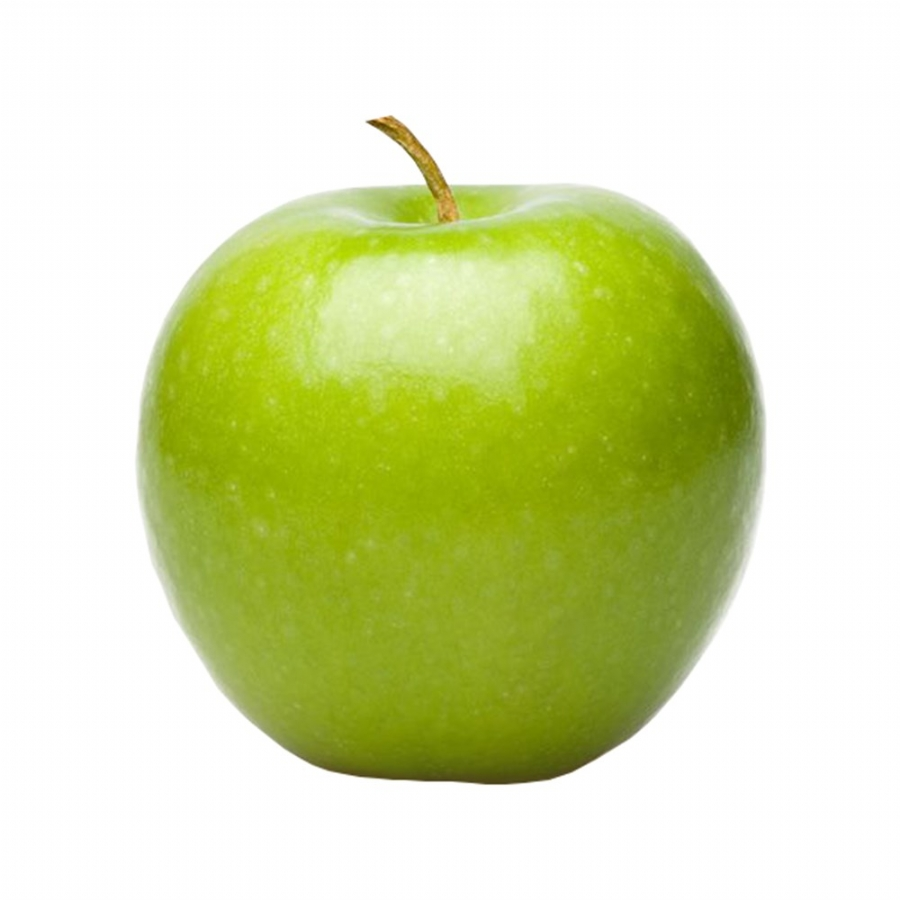
#> input picture Learn PYTHON_Python OGREN/11_Yapay Zeka Artificial Intelligence/opencv_projects/images/yesil_elma_1.jpg, 900 x 900 px
$ python 'opencv_53 Tresholding adaptive, gaussian.py'
#> lines starting #> are read from the running program, lines starting #| are printed output that depends on the picture; after the words box and inside, x2 and y2 are one past the last pixel; in counts of white or black regions, pixels touching at a corner belong together
# adaptiveThreshold
import cv2

r1 = cv2.imread("images/yesil_elma_1.jpg", 0)
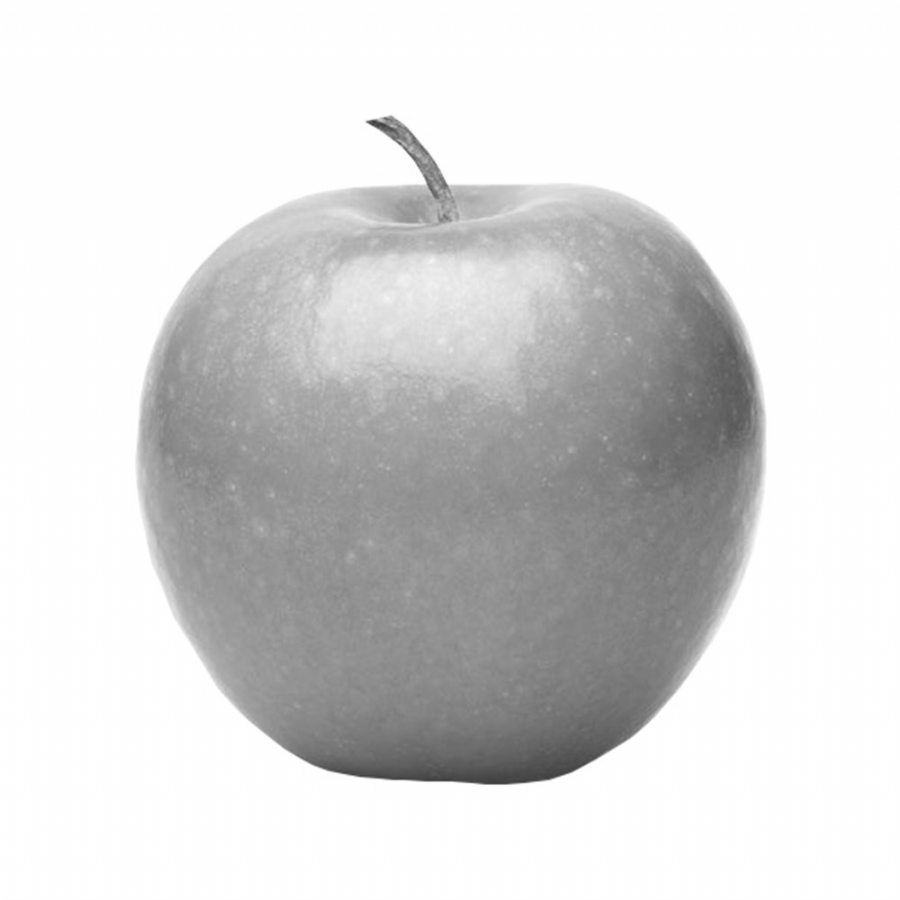
#> r1: shape (900, 900); min 58, max 255, mean 216.3

a, c1 = cv2.threshold(r1, 190, 255, cv2.THRESH_BINARY)
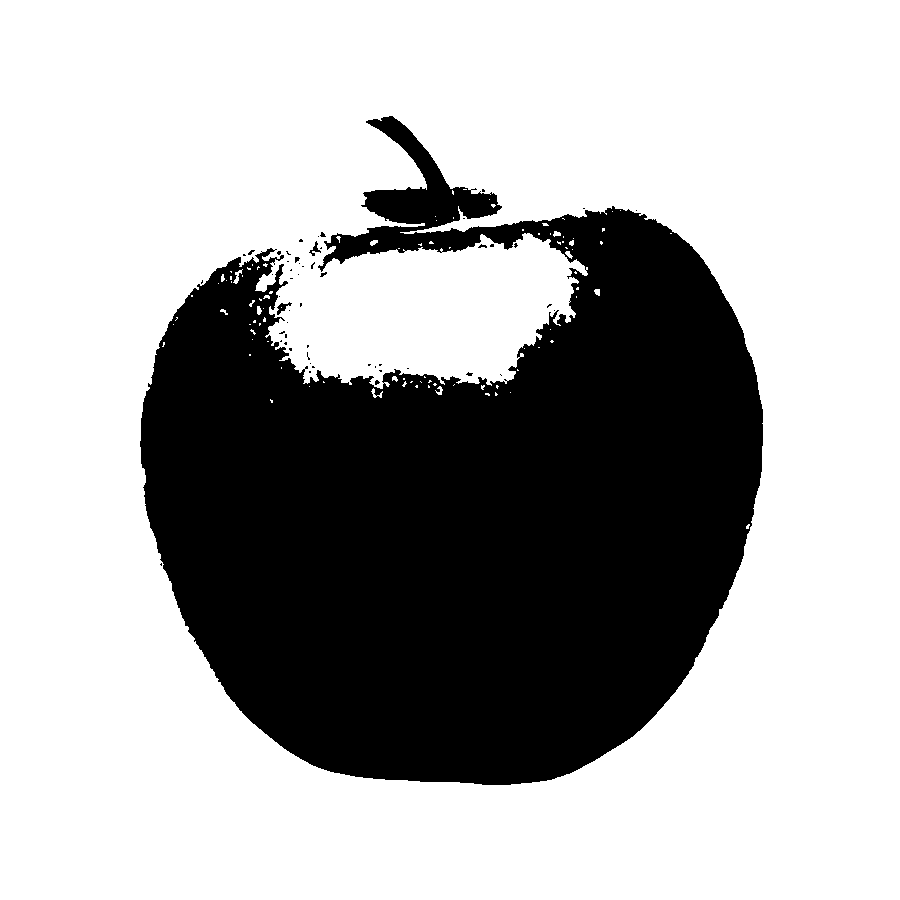
#> c1: shape (900, 900); 67.9% white; 54 black regions (49 under 20 px), largest, box (x1, y1, x2, y2) and area: (140, 116, 763, 785) 259713, (277, 302, 292, 315) 79, (309, 241, 321, 256) 60, (478, 244, 487, 248) 20, (295, 257, 300, 263) 20
a, c2 = cv2.threshold(r1, 190, 255, cv2.THRESH_BINARY_INV)
a, c3 = cv2.threshold(r1, 190, 255, cv2.THRESH_TOZERO)
a, c4 = cv2.threshold(r1, 190, 255, cv2.THRESH_TOZERO_INV)
c5 = cv2.adaptiveThreshold(r1, 190, cv2.ADAPTIVE_THRESH_MEAN_C, cv2.THRESH_BINARY, 11, 3)
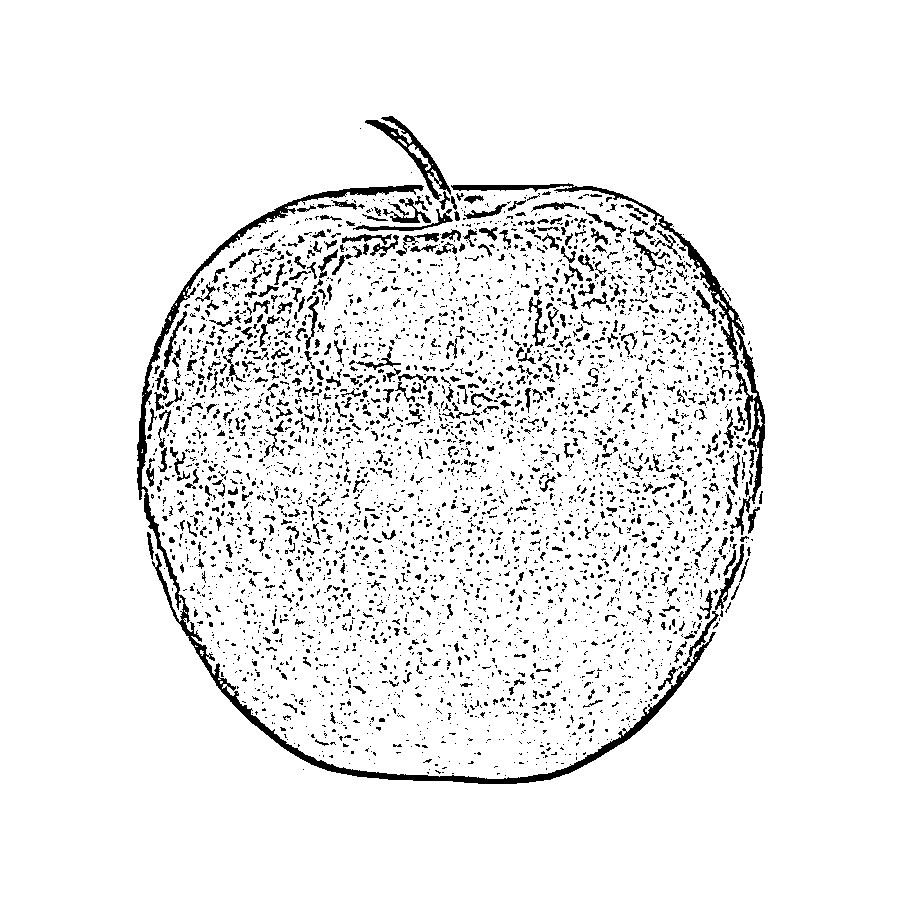
#> c5: shape (900, 900); values 0 (black) and 190 (white), 93% white; 3785 black regions (3238 under 20 px), largest, box (x1, y1, x2, y2) and area: (137, 185, 719, 784) 8315, (451, 183, 765, 535) 3981, (365, 116, 451, 200) 1274
c6 = cv2.adaptiveThreshold(r1, 190, cv2.ADAPTIVE_THRESH_GAUSSIAN_C, cv2.THRESH_BINARY, 11, 3)
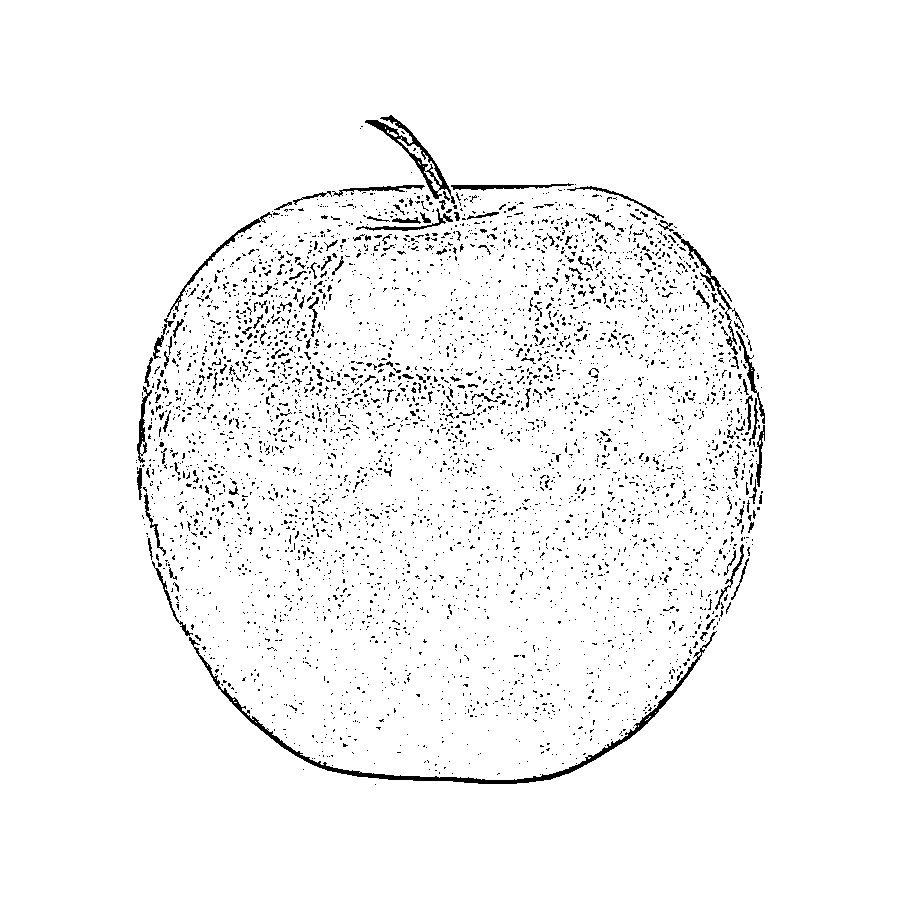
#> c6: shape (900, 900); values 0 (black) and 190 (white), 96.3% white; black in thin lines or dots, all inside (x1, y1, x2, y2) = (136, 115, 765, 785)
r1 = cv2.resize(r1, (300, 300))
#> r1: shape (300, 300)

cv2.imshow("Orjinal1", r1)
cv2.imshow("THRESH_BINARY sekli", cv2.resize(c1, (300, 300)))
cv2.imshow("THRESH_BINARY_INV sekli", cv2.resize(c2, (300, 300)))
cv2.imshow("THRESH_TOZERO sekli", cv2.resize(c3, (300, 300)))
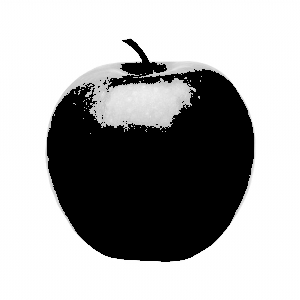
#> window 'THRESH_TOZERO sekli': shape (300, 300); min 0, max 255, mean 169.7
cv2.imshow("THRESH_TOZERO_INV sekli", cv2.resize(c4, (300, 300)))
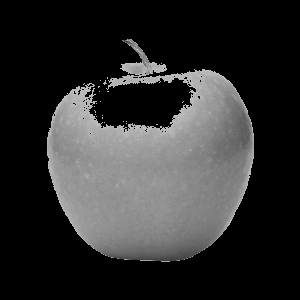
#> window 'THRESH_TOZERO_INV sekli': shape (300, 300); min 0, max 190, mean 46.5
cv2.imshow("ADAPTIVE_THRESH_MEAN_C sekli", cv2.resize(c5, (300, 300)))
cv2.imshow("ADAPTIVE_THRESH_GAUSSIAN_C sekli", cv2.resize(c6, (300, 300)))
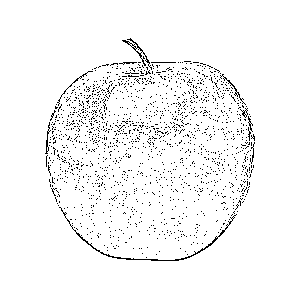
#> window 'ADAPTIVE_THRESH_GAUSSIAN_C sek': shape (300, 300); values 0 (black) and 190 (white), 96.2% white; black in thin lines or dots, all inside (x1, y1, x2, y2) = (45, 38, 255, 261)

cv2.waitKey(0)
cv2.destroyAllWindows()

$ run again, with Learn PYTHON_Python OGREN/11_Yapay Zeka Artificial Intelligence/opencv_projects/images/top1.jpg copied over Learn PYTHON_Python OGREN/11_Yapay Zeka Artificial Intelligence/opencv_projects/images/yesil_elma_1.jpg
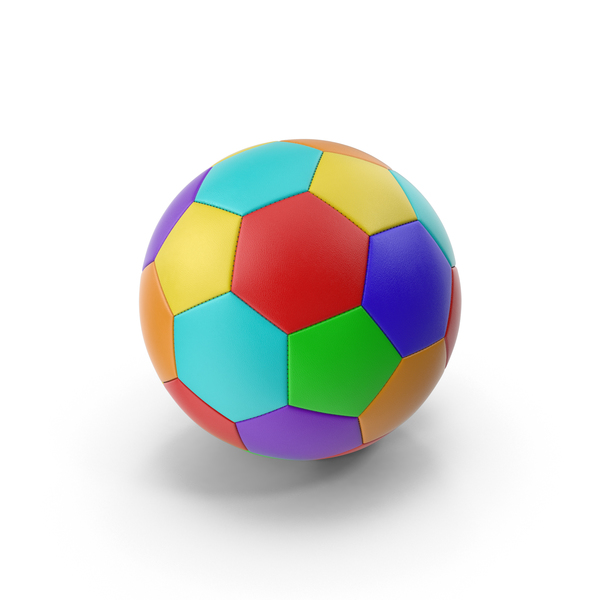
#> input picture Learn PYTHON_Python OGREN/11_Yapay Zeka Artificial Intelligence/opencv_projects/images/top1.jpg, 600 x 600 px
#> `a, c1 = cv2.threshold(r1, 190, 255, cv2.THRESH_BINARY)`:
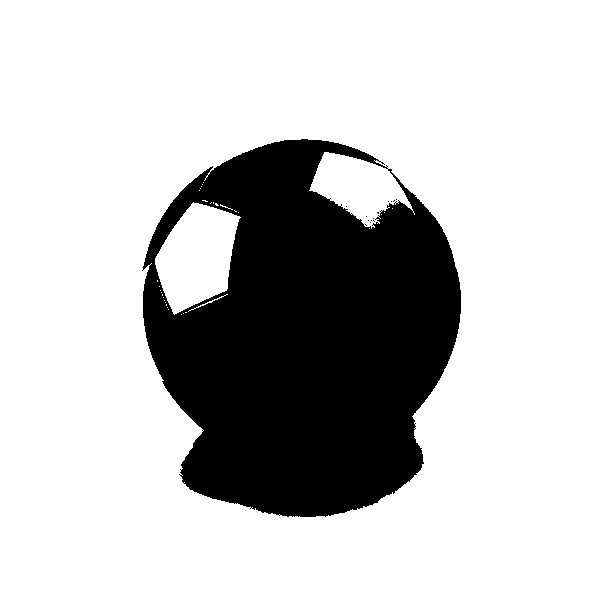
#> c1: shape (600, 600); 77% white; 14 black regions (13 under 20 px), largest, box (x1, y1, x2, y2) and area: (142, 139, 461, 517) 82953
#> c5: shape (600, 600); values 0 (black) and 190 (white), 95.8% white; 1420 black regions (1403 under 20 px), largest, box (x1, y1, x2, y2) and area: (139, 139, 461, 451) 10981, (312, 440, 380, 462) 281, (249, 446, 302, 459) 216
#> c6: shape (600, 600); values 0 (black) and 190 (white), 97.1% white; black in thin lines or dots, all inside (x1, y1, x2, y2) = (99, 139, 461, 590)
#> `cv2.imshow("ADAPTIVE_THRESH_GAUSSIAN_C sekli", cv2.resize(c6, (300, 30..`:
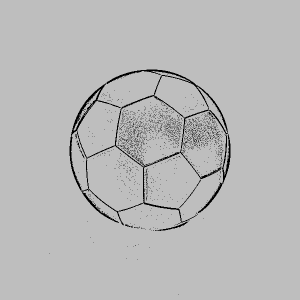
#> window 'ADAPTIVE_THRESH_GAUSSIAN_C sek': shape (300, 300); min 0, max 190, mean 184.6
